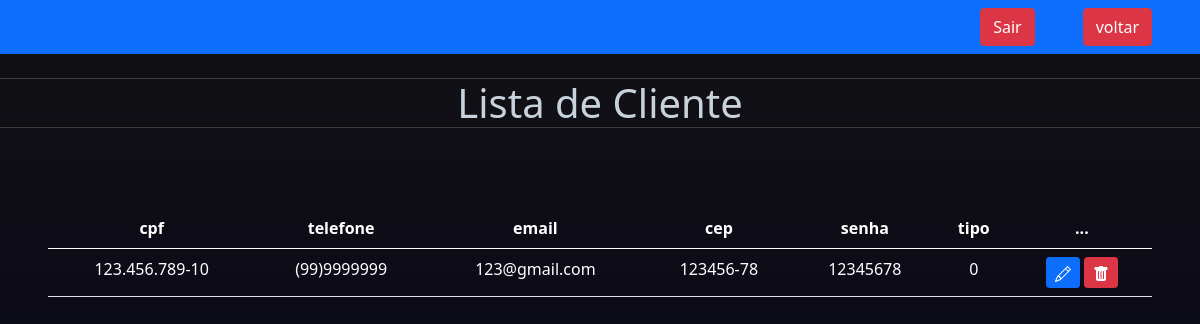
Page /daniel/listacliente.php on the earlier database version.
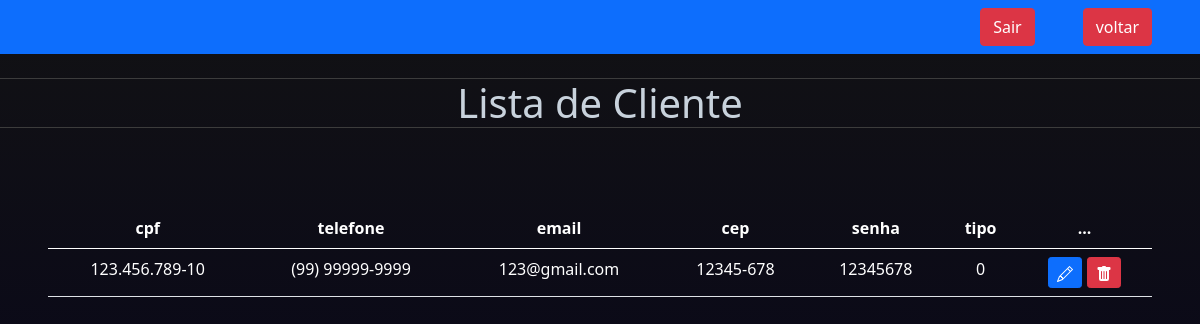
Same page on the later database version.
### tables this page shows
CREATE TABLE `cliente` (
  `cpf` varchar(14) NOT NULL,
  `telefone` varchar(16) DEFAULT NULL,
  `email` varchar(80) NOT NULL,
  `cep` varchar(9) NOT NULL,
  `senha` varchar(225) NOT NULL
);

### daniel/listacliente.php (the view, shortened to what this page needs)
<?php
include_once('config.php');
$searchTerm = isset($_GET['search']) ? $_GET['search'] : '';
$sql = "SELECT *
        FROM cliente
        WHERE cpf LIKE '%$searchTerm%'
        OR email LIKE '%$searchTerm%'";
$result = $conexao->query($sql);
?>
<!DOCTYPE html>
<html lang="pt-br">
<head>
    <link rel="stylesheet" href="css/style.css">
    <link href="https://cdn.jsdelivr.net/npm/bootstrap@5.0.2/dist/css/bootstrap.min.css" rel="stylesheet">
</head>
<body>
<nav class="navbar navbar-expand-lg navbar-dark bg-primary">
    <div class="d-flex">
        <a href="sair.php" class="btn btn-danger me-5">Sair</a>
        <a href="adm.php" class="btn btn-danger me-5">voltar</a>
    </div>
</nav>
<br>
<?php
echo "<h1>Lista de Cliente</h1>";
?>
<br>
    <div class="m-5">
        <table class="table text-white table-bg">
            <thead>
                <tr>
                    <th scope="col">cpf</th>
                    <th scope="col">telefone</th>
                    <th scope="col">email</th>
                    <th scope="col">cep</th>
                    <th scope="col">senha</th>
                    <th scope="col">tipo</th>
                    <th scope="col">...</th>
                </tr>
            </thead>
            <tbody>
                <?php
                    while($user_data = mysqli_fetch_assoc($result)) {
                        echo "<tr>";
                        echo "<td>".$user_data['cpf']."</td>";
                        echo "<td>".$user_data['telefone']."</td>";
                        echo "<td>".$user_data['email']."</td>";
                        echo "<td>".$user_data['cep']."</td>";
                        echo "<td>".$user_data['senha']."</td>";
                        echo "<td>".$user_data['tipo']."</td>";
                        echo "<td>
                        <a class='btn btn-sm btn-primary' href='edit.php?cpf=$user_data[cpf]' title='Editar'>
                            <svg xmlns='http://www.w3.org/2000/svg' width='16' height='16' fill='currentColor' class='bi bi-pencil' viewBox='0 0 16 16'>
                                <path d='M12.146.146a.5.5 0 0 1 .708 0l3 3a.5.5 0 0 1 0 .708l-10 10a.5.5 0 0 1-.168.11l-5 2a.5.5 0 0 1-.65-.65l2-5a.5.5 0 0 1 .11-.168l10-10zM11.207 2.5 13.5 4.793 14.793 3.5 12.5 1.207 11.207 2.5zm1.586 3L10.5 3.207 4 9.707V10h.5a.5.5 0 0 1 .5.5v.5h.5a.5.5 0 0 1 .5.5v.5h.293l6.5-6.5zm-9.761 5.175-.106.106-1.528 3.821 3.821-1.528.106-.106A.5.5 0 0 1 5 12.5V12h-.5a.5.5 0 0 1-.5-.5V11h-.5a.5.5 0 0 1-.468-.325z'/>
                            </svg>
                            </a>
                            <a class='btn btn-sm btn-danger' href='delete.php?cpf=$user_data[cpf]' title='Deletar'>
                                <svg xmlns='http://www.w3.org/2000/svg' width='16' height='16' fill='currentColor' class='bi bi-trash-fill' viewBox='0 0 16 16'>
                                    <path d='M2.5 1a1 1 0 0 0-1 1v1a1 1 0 0 0 1 1H3v9a2 2 0 0 0 2 2h6a2 2 0 0 0 2-2V4h.5a1 1 0 0 0 1-1V2a1 1 0 0 0-1-1H10a1 1 0 0 0-1-1H7a1 1 0 0 0-1 1H2.5zm3 4a.5.5 0 0 1 .5.5v7a.5.5 0 0 1-1 0v-7a.5.5 0 0 1 .5-.5zM8 5a.5.5 0 0 1 .5.5v7a.5.5 0 0 1-1 0v-7A.5.5 0 0 1 8 5zm3 .5v7a.5.5 0 0 1-1 0v-7a.5.5 0 0 1 1 0z'/>
                                </svg>
                            </a>
                            </td>";
                        echo "</tr>";
                    }
                    ?>
            </tbody>
        </table>
    </div>
</body>
</html>

Differences in the rows shown:
changed cliente "123@gmail.com": telefone "(99)9999999" → "(99) 99999-9999"; cep "123456-78" → "12345-678"
